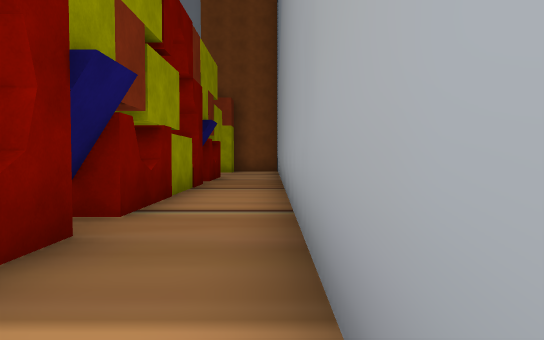
view 1 (above)

24 first-person views from a walk through a 3-D level made in the Unity game engine. The camera is 1.3 m above the floor, tilts 2° down and sees 70° across. Doors are open. The floor is counted in squares, 2 m on a side. Each view is taken from the middle of a square. On the plan, view 1 faces up. The plan holds only what a view shows up to about 11 squares ahead; the rest is blank. The place goes on beyond the plan. The player character is not drawn.

view 2
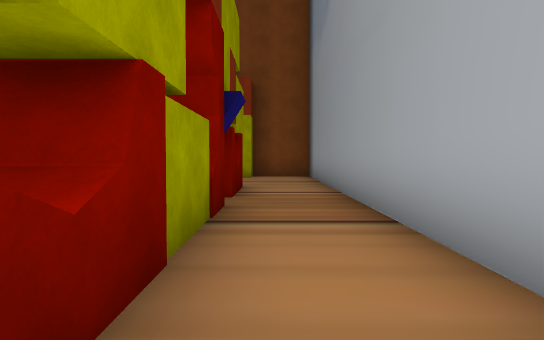

view 3
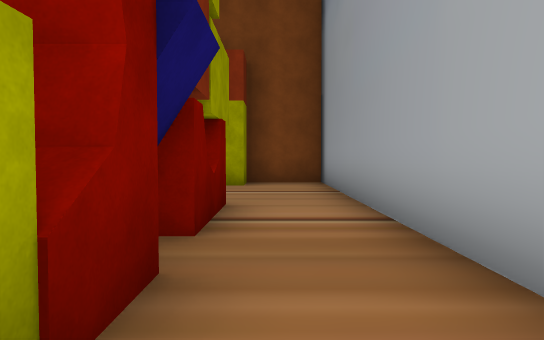

view 4
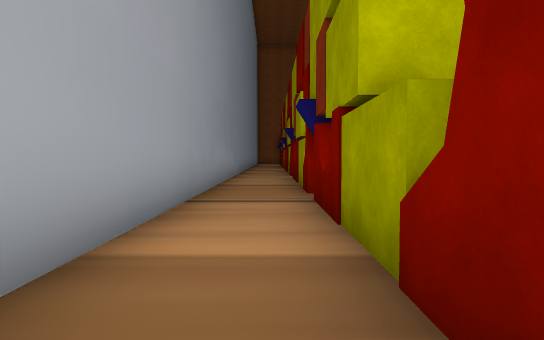

view 5
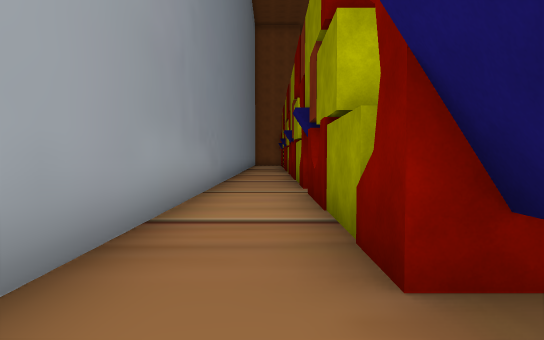

view 6
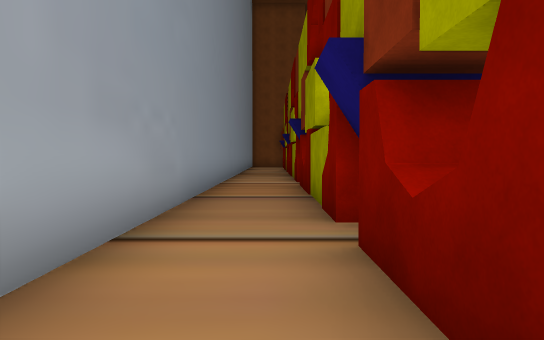

view 7
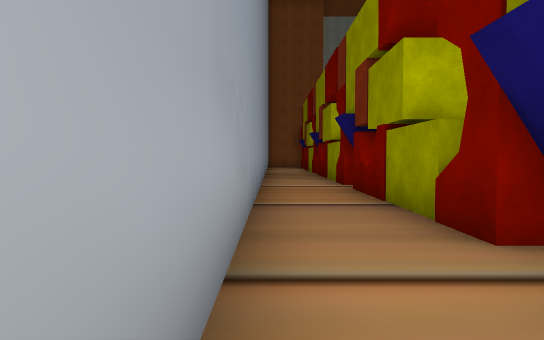

view 8
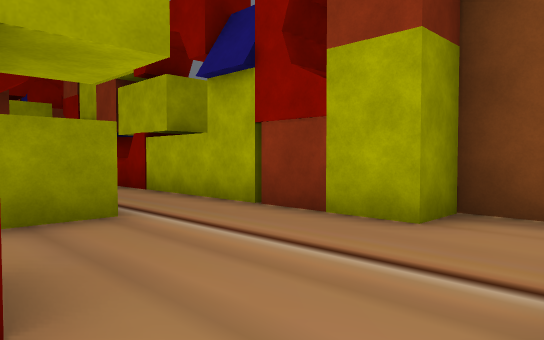

view 9
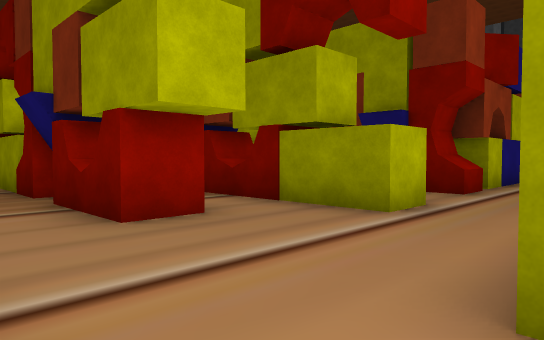

view 10
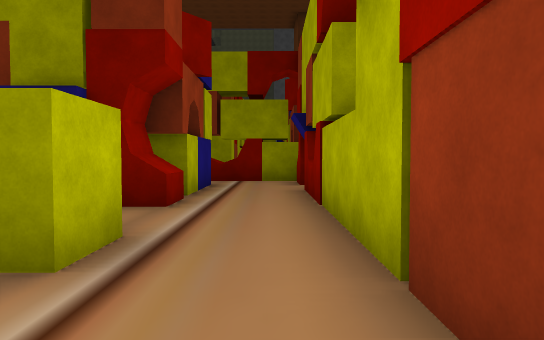

view 11
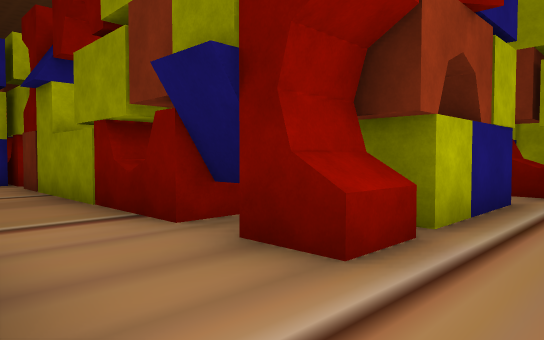

view 12
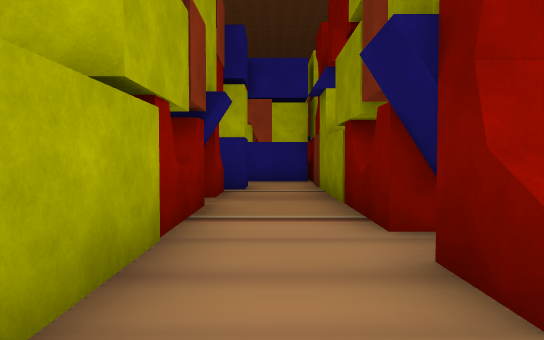

view 13
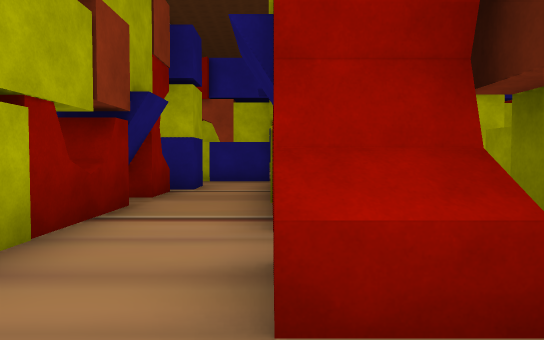

view 14
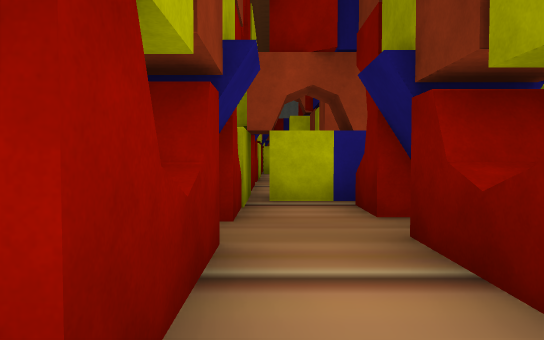

view 15
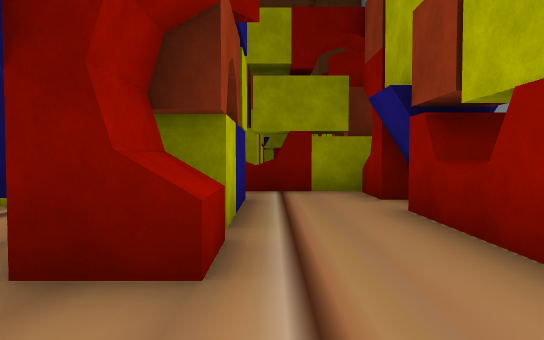

view 16
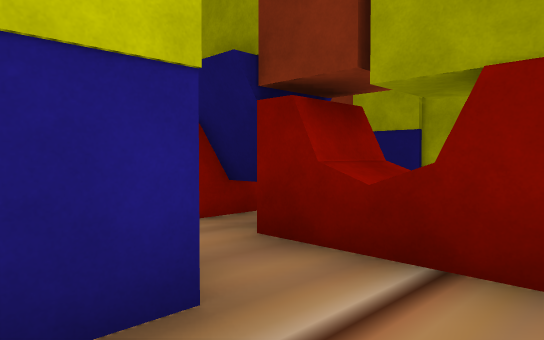

view 17
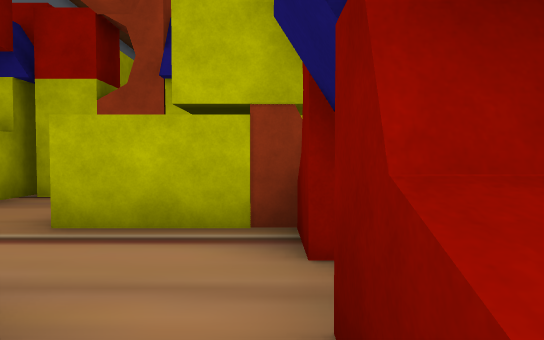

view 18
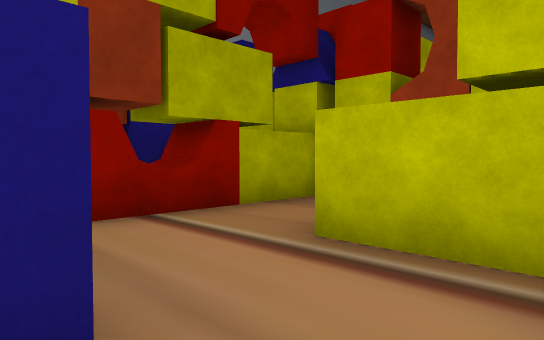

view 19
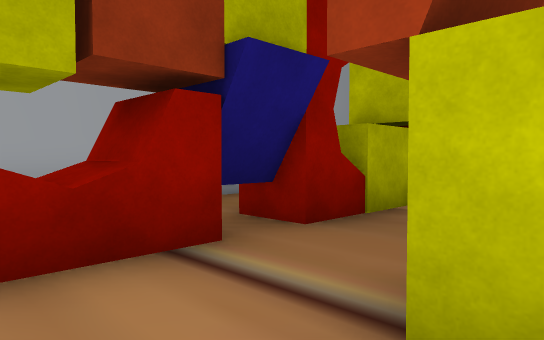

view 20
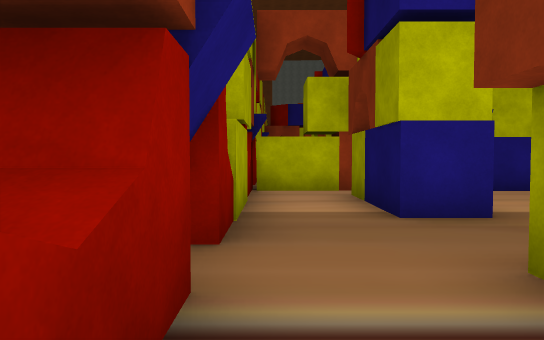

view 21
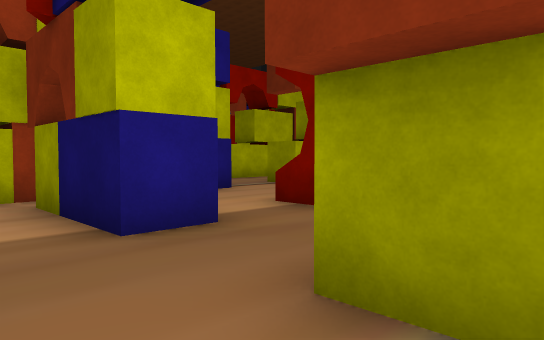

view 22
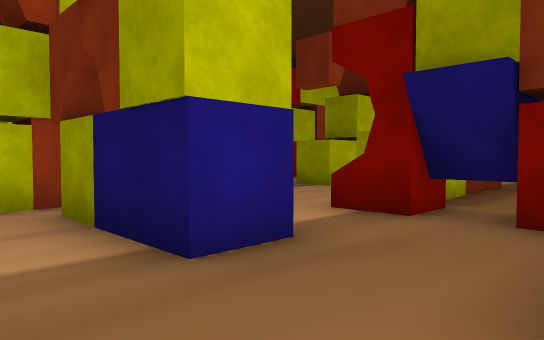

view 23
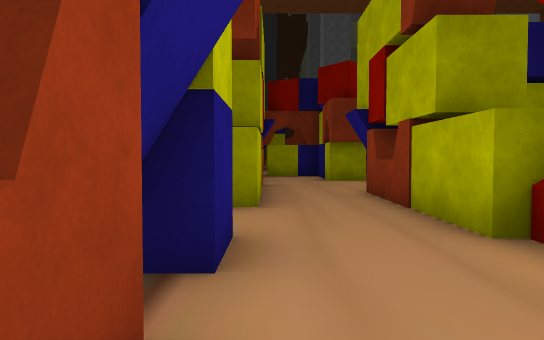

view 24
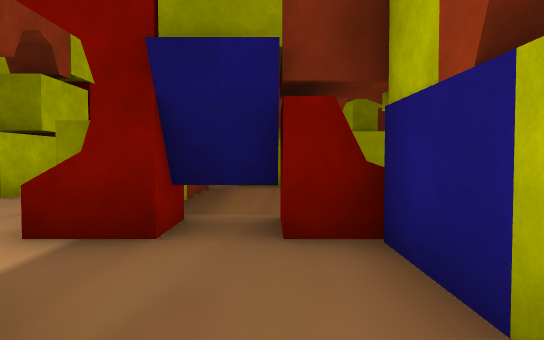

### Floor plan
Key: @ floor where view 1 was taken; # wall or solid block; x gap in a wall; . floor; ^ raised ledge; T thing the floor can be seen under or through.
Columns run from 16 left of view 1 to 1 right of it. Each row starts with its distance up from view 1.
 17               ####
 16    ############..#
 15    #.............#
 14    ^.............#
 13 #  #..##x#.##....#
 12 #  #.....#.##.#..#
 11    #....^^.^^.^..#
 10     ###.##.##.#..#
  9        .##.#..#..#
  8        .##.^#.#..#
  7         ##.####..#
  6          #....#..#
  5       #  ###..^..#
  4       #  ^##..#..#
  3    #....TT....#..#
  2    .....TT....#..#
  1 #.. #^###^.#..#..#
  0 ...........#..#.@#
 -1 .....##.......^..#
 -2   #   #.###^###..#
 -3               #..#
 -4               #..#
 -5               #..#
 -6               #..#
 -7               #..#
 -8               #..#
 -9               #..#
-10               #..#
-11               #..#
-12               #..#
-13               #..#

Positions as (right, up) in squares from view 1, and headings:
1: (0, 0), facing up
2: (-1, 4), facing up
3: (-1, 7), facing up
4: (-1, 4), facing down
5: (-1, -1), facing down
6: (-1, -5), facing down
7: (0, -6), facing down
8: (0, 12), facing up-left
9: (0, 16), facing down-left
10: (-2, 15), facing left
11: (-5, 15), facing down-left
12: (-6, 15), facing down
13: (-7, 15), facing down
14: (-3, 13), facing down
15: (-5, 14), facing left
16: (-10, 15), facing down-left
17: (-12, 14), facing down
18: (-12, 13), facing down-right
19: (-5, 6), facing down-right
20: (-3, 6), facing down
21: (-3, 5), facing down-left
22: (-3, 4), facing down-left
23: (-5, -1), facing left
24: (-4, 3), facing left
